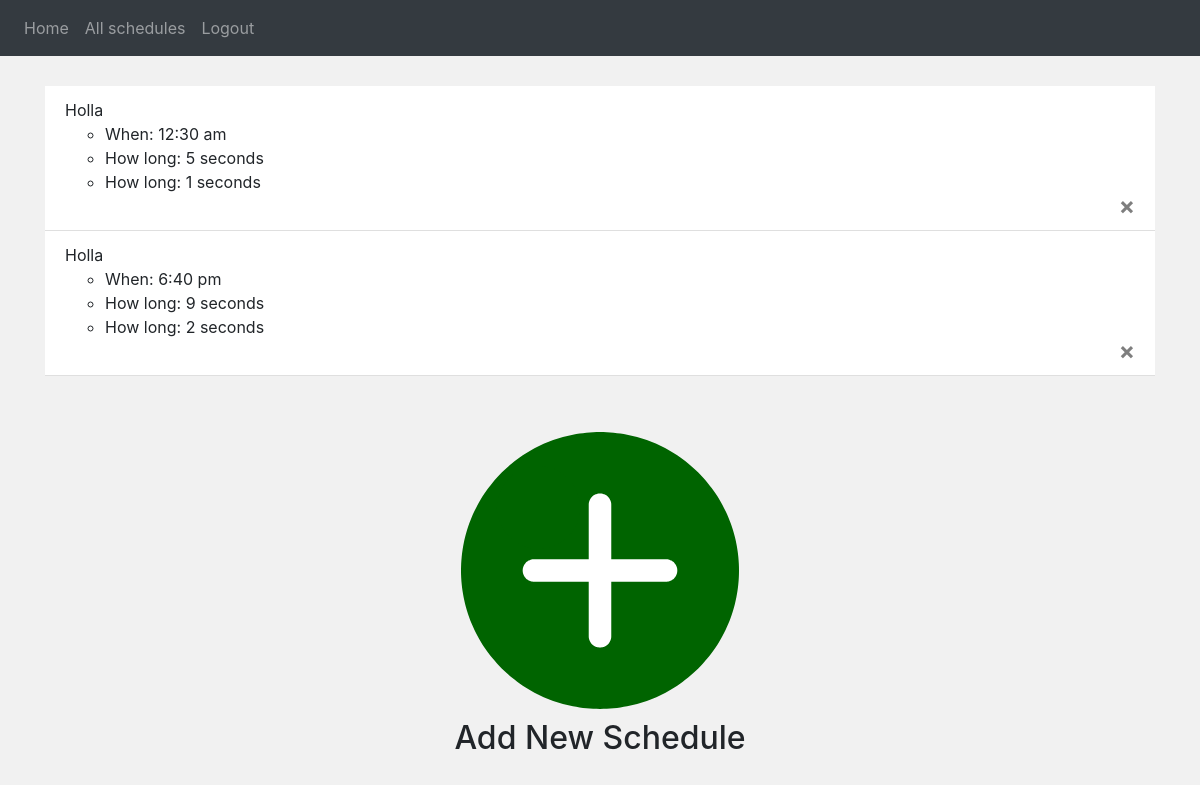
/schedules (signed in), run on an earlier commit of the app's database.
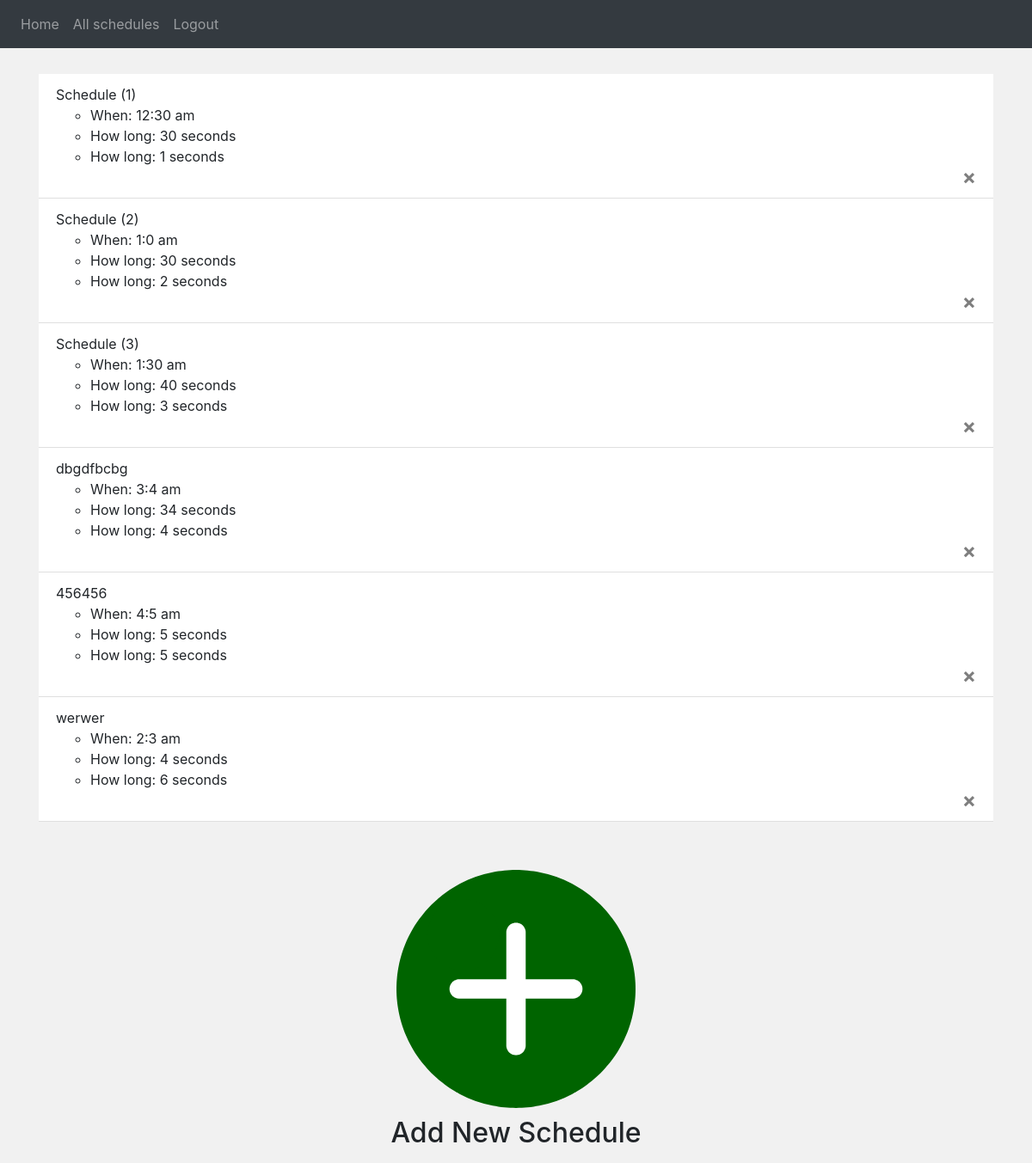
And on a later commit of the database.
### website/models.py (models this page shows)
class Schedule(db.Model):
    id = db.Column(db.Integer, primary_key=True)
    name = db.Column(db.String(150))
    duration = db.Column(db.Integer)
    timeh = db.Column(db.Integer)
    timem = db.Column(db.Integer)
    timeh12 = db.Column(db.Integer)
    per_of_day =db.Column(db.String(10))
    user_id = db.Column(db.Integer, db.ForeignKey('user.id'))

### website/views.py (the view)
@views.route("/schedules")
@login_required
def schedule():
    return render_template("schedule.html", user=current_user,no_sched = len(current_user.Schedule) ,schedules = Schedule.query.all()
)

### website/__init__.py (called while the page is built)
def create_app():
    app = Flask(__name__)
    app.config['SECRET_KEY'] = 'chris is cool'
    app.config['SQLALCHEMY_DATABASE_URI'] = f'sqlite:///{DB_NAME}'
    db.init_app(app)
    from .views import views
    from .auth import auth
    app.register_blueprint(views,url_prefix='/')
    app.register_blueprint(auth,url_prefix='/')
    from .models import User, Schedule
    create_database(app)
    login_manager = LoginManager()
    login_manager.login_view = 'auth.login'
    login_manager.init_app(app)
    @login_manager.user_loader
    def load_user(id):
        return User.query.get(int(id))
    return app

### website/templates/schedule.html (shortened to what this page needs)
{% extends "base.html" %} {% block title %}Schedules{% endblock %}
{% block content %}
<ul class="list-group list-group-flush" id="notes">
{% for sched in schedules %}
  <li class="list-group-item">
    {{ sched.name }}
    <ul>
        <li>
            When: {{sched.timeh12}}:{{sched.timem}} {{sched.per_of_day}}
        </li>
        <li>
            How long: {{sched.duration}} seconds
        </li>
        <li>
          How long: {{sched.id}} seconds
      </li>
    </ul>
    <button type="button" class="close">
      <span aria-hidden="true">&times;</span>
    </button>
  </li>
  {% endfor %}
</ul>
<figure>
<a href="/add_sched"> <img src="{{ url_for('static', filename='add_new.svg')}}" width="25%" class="add_new" ></a>
<figcaption>
    <h2 style="text-align: center;margin-top: 10px;">
        Add New Schedule
    </h2>
</figcaption>
</figure>
{% endblock %}

### website/templates/base.html (shortened to what this page needs)
<!DOCTYPE html>
<html>
    <head>
      <link rel="stylesheet" href="https://stackpath.bootstrapcdn.com/bootstrap/4.4.1/css/bootstrap.min.css"/>
      <link rel="stylesheet" href="https://stackpath.bootstrapcdn.com/font-awesome/4.7.0/css/font-awesome.min.css"/>
        <link rel="stylesheet" href="{{ url_for('static', filename='style.css')}}">
        <link rel="stylesheet" href="{{ url_for('static', filename='home.css')}}">
    </head>
    <body>
      <nav class="navbar navbar-expand-lg navbar-dark bg-dark">
          <div class="collapse navbar-collapse" id="navbar">
            <div class="navbar-nav">
              {% if user.is_authenticated %}
          <a class="nav-item nav-link" id="home" href="/">
            Home
          </a>
          <a class="nav-item nav-link" id="logout" href="/schedules">
            All schedules
          </a>
          <a class="nav-item nav-link" id="logout" href="/logout">
            Logout
          </a>
          {% else %}
          <a class="nav-item nav-link" id="login" href="/login">
            Login</a>
          <a class="nav-item nav-link" id="signUp" href="/signup">
            Sign Up
          </a>
          {% endif %}
            </div>
          </div>
      </nav>
      <div class="container">
        {% block content %}
        {% endblock %}
      </div>
    </body>
</html>

### website/static/style.css (style rules this page uses)
.container { margin-top: 30px; }
body { background-color: #f1f1f1; }
.add_new { margin-left: 37.5%; margin-top: 5%; }

What changed in the data, as far as the page shows it:
changed Schedule id 1: name "Holla" → "Schedule (1)"; duration "5" → "30"
changed Schedule id 2: name "Holla" → "Schedule (2)"; timeh12 "6" → "1"; timem "40" → "0"; per_of_day "pm" → "am"; duration "9" → "30"
added Schedule: name "Schedule (3)", timeh12 "1", timem "30", per_of_day "am", duration "40", id "3"
added Schedule: name "dbgdfbcbg", timeh12 "3", timem "4", per_of_day "am", duration "34", id "4"
added Schedule: name "456456", timeh12 "4", timem "5", per_of_day "am", duration "5", id "5"
added Schedule: name "werwer", timeh12 "2", timem "3", per_of_day "am", duration "4", id "6"
